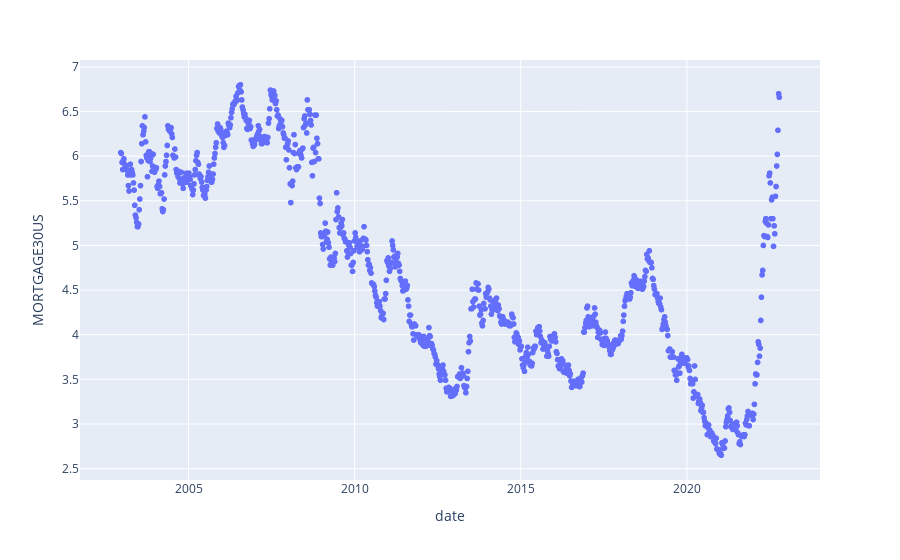

Notebook code cell kept with this figure:
### Code cell
px.scatter(
    df,
    x="date",
    y="MORTGAGE30US",
    title="",
)

### Figure 1 — Plotly figure (JSON) as saved in the notebook; plotly's stock layout.template omitted (floating-point values rounded to 4 significant figures; data arrays with more than 128 entries replaced by an {"elided": "..."} marker saying what was removed)
{"data": [{"hovertemplate": "date=%{x}<br>MORTGAGE30US=%{y}<extra></extra>", "legendgroup": "", "marker": {"color": "#636efa", "symbol": "circle"}, "mode": "markers", "name": "", "showlegend": false, "type": "scattergl", "x": {"elided": "1035 str values"}, "xaxis": "x", "y": {"elided": "1035 float values"}, "yaxis": "y"}], "layout": {"autosize": true, "legend": {"tracegroupgap": 0}, "margin": {"t": 60}, "xaxis": {"anchor": "y", "autorange": true, "domain": [0, 1], "range": ["2001-10-10 20:27:11.6147", "2023-12-19 03:32:48.3853"], "title": {"text": "date"}, "type": "date"}, "yaxis": {"anchor": "x", "autorange": true, "domain": [0, 1], "range": [2.329, 7.121], "title": {"text": "MORTGAGE30US"}, "type": "linear"}}}
